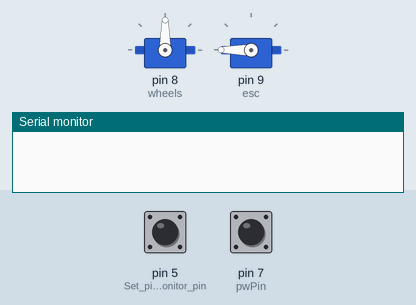
The sketch below on a simulated Arduino Uno, built with avr-gcc and run on an emulated ATmega328P. Parts: 2 × servo, the last lines printed to the serial monitor. The inputs (shaded band) are chosen by the test bench; at power-on: pin 5 (Set_pin_3_as_monitor_pin) LOW, pin 7 (pwPin) LOW.

Above: at 0.1 s.
At 4.2 s:
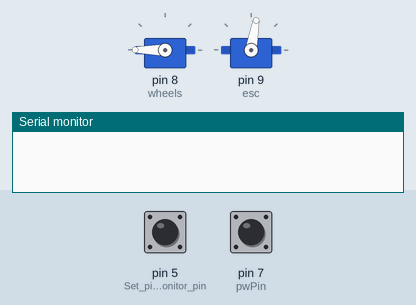
4.3 s: pin 5 (Set_pin_3_as_monitor_pin) pulled HIGH for 0.15 s
5.9 s: pin 7 (pwPin) pulsed HIGH 5 times (0.12 s each, 0.3 s apart)
At 22.7 s:
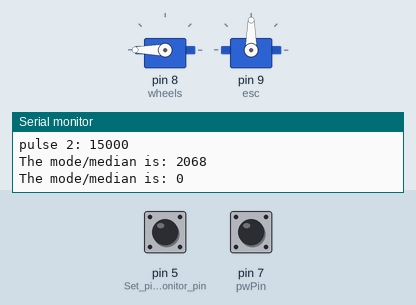
Timing chart, 0 to 23.8 s (numbered marks = the images above; inputs shaded):
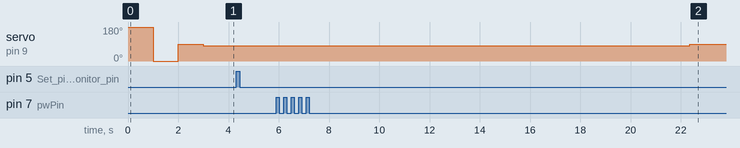

The sketch:

ultrasonic+lidar.ino
```cpp
#include <Time.h>
#include <PID_v1.h>
#include <Servo.h>
#include<SoftwareSerial.h>

Servo wheels; // servo for turning the wheels
Servo esc; // not actually a servo, but controlled like one!
SoftwareSerial XBee(2, 3); // RX, TX

bool startup = true; // used to ensure startup only happens once
int startupDelay = 1000; // time to pause at each calibration step
double maxSpeedOffset = 45; // maximum speed magnitude, in servo 'degrees'
double maxWheelOffset = 85; // maximum wheel turn magnitude, in servo 'degrees'

time_t t = 0;
int pinVal = 0;
int WSpin = 13;
int cmnd = 49; //Command to start/stop the car remotely

int l_0,Fl_0 ;
int l_1;
int dist,Firstdist;
double setPt, Input, Output;
int Kp = 1.8;     // initial 2
int Ki = 0.05;  // initial 0.05
int Kd = 0.5;   // initial 0.5

int inchesLast_1 = 0;
int inchesLast_2 = 0;

PID PIDleft(&Input, &Output, &setPt, Kp, Ki, Kd, DIRECT);


unsigned long pulse_width;
unsigned long pulse_width1;
unsigned long pulse_width_difference;
const int pwPin = 7;
int arraysize = 9;
int rangevalue[] = { 0, 0, 0, 0, 0, 0, 0, 0, 0};
long pulse;
int modE;

void setup()
{
  Serial.begin(9600); // Start serial communications
  pinMode(2, OUTPUT); // Set pin 2 as trigger pin
  pinMode(3, INPUT); // Set pin 3 as monitor pin
  digitalWrite(2, LOW);
  pinMode(4, OUTPUT); // Set pin 2 as trigger pin
  pinMode(5, INPUT); // Set pin 3 as monitor pin
  digitalWrite(4, LOW);//

  XBee.begin(9600);
  wheels.attach(8); // initialize wheel servo to Digital IO Pin #8
  esc.attach(9); // initialize ESC to Digital IO Pin #9
  /*  If you're re-uploading code via USB while leaving the ESC powered on,
   *  you don't need to re-calibrate each time, and you can comment this part out.
   */
  calibrateESC();


  //set initial
  setPt = 0;
  PIDleft.SetOutputLimits(-10,10);
  PIDleft.SetMode(AUTOMATIC);

  esc.write(80);
  wheels.write(270);
}

void loop()
{
  pulse_width = pulseIn(3, HIGH); // Count how long the pulse is high in microseconds
  if(pulse_width != 0){ // If we get a reading that isn't zero, let's print it
        pulse_width = pulse_width/10; // 10usec = 1 cm of distance for LIDAR-Lite
    Serial.print("pulse 1: ");
    Serial.println(pulse_width); // Print the distance
  }
  pulse_width1 = pulseIn(5, HIGH); // Count how long the pulse is high in microseconds
  if(pulse_width1 != 0){ // If we get a reading that isn't zero, let's print it
       pulse_width1 = pulse_width1/10; // 10usec = 1 cm of distance for LIDAR-Lite
     Serial.print("pulse 2: ");
    Serial.println(pulse_width1); // Print the distance
  }

  pinMode(pwPin, INPUT);
  for(int i = 0; i < arraysize; i++)
  {
    pulse = pulseIn(pwPin, HIGH);
    rangevalue[i] = pulse/58;
    delay(10);
  }
  // Serial.print("Unsorted: ");
  isort(rangevalue,arraysize);
  // Serial.print("Sorted: ");
  modE = mode(rangevalue,arraysize);
  Serial.print("The mode/median is: ");
  Serial.print(modE);
  Serial.println();

  if (modE<=30)
  {
    esc.write(90);
  }
  else
  {

    pulse_width_difference = pulse_width - pulse_width1;
    Input = pulse_width_difference;
    PIDleft.Compute();
    wheels.write(270+Output);
  }


  delay(1000); //Delay so we don't overload the serial port
}

/* Calibrate the ESC by sending a high signal, then a low, then middle.*/
void calibrateESC(){
    esc.write(180); // full backwards
    delay(startupDelay);
    esc.write(0); // full forwards
    delay(startupDelay);
    esc.write(90); // neutral
    delay(startupDelay);
    esc.write(90); // reset the ESC to neutral (non-moving) value
}

void isort(int *a, int n){
// *a is an array pointer function
  for (int i = 1; i < n; ++i)
  {
    int j = a[i];
    int k;
    for (k = i - 1; (k >= 0) && (j < a[k]); k--)
    {
      a[k + 1] = a[k];
    }
    a[k + 1] = j;
  }
}

int mode(int *x,int n){

  int i = 0;
  int count = 0;
  int maxCount = 0;
  int mode = 0;
  int bimodal;
  int prevCount = 0;
  while(i<(n-1)){
    prevCount=count;
    count=0;
    while(x[i]==x[i+1]){
      count++;
      i++;
    }
    if(count>prevCount&count>maxCount){
      mode=x[i];
      maxCount=count;
      bimodal=0;
    }
    if(count==0){
      i++;
    }
    if(count==maxCount){//If the dataset has 2 or more modes.
      bimodal=1;
    }
    if(mode==0||bimodal==1){//Return the median if there is no mode.
      mode=x[(n/2)];
    }
    return mode;
  }
}
```

Measured:
- after the input at 5.9 s, servo on pin 9 (esc): 80° → 90° after 16.5 s instead of 7.6 s
